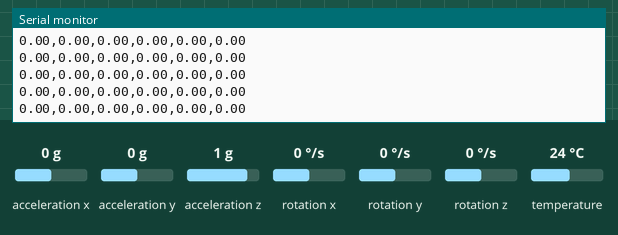
Bench run of a sketch on a simulated ESP32. Shown: the last lines printed to the serial monitor. The test bench sets the inputs (shaded band); at power-on: acceleration x 0 g, acceleration y 0 g, acceleration z 1 g, rotation x 0 °/s, rotation y 0 °/s, rotation z 0 °/s, temperature 24 °C.

Above: at 1.2 s.
1.3 s: acceleration x set to -1.4 g
At 2.4 s:
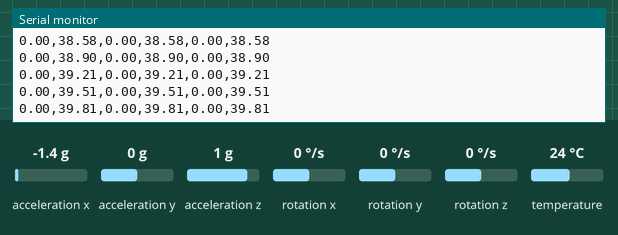
2.8 s: acceleration y set to -1.4 g
At 3.6 s:
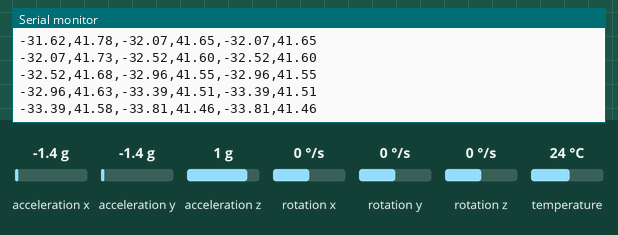
4.3 s: acceleration z set to -1.4 g
At 4.9 s:
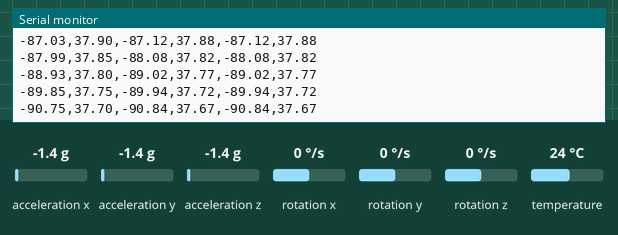
5.8 s: acceleration y set to 0.8 g
At 6.9 s:
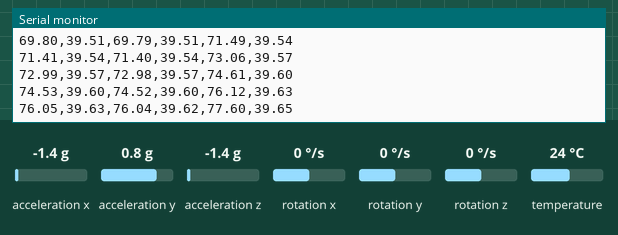
8.8 s: rotation x set to -192 °/s
At 9.5 s:
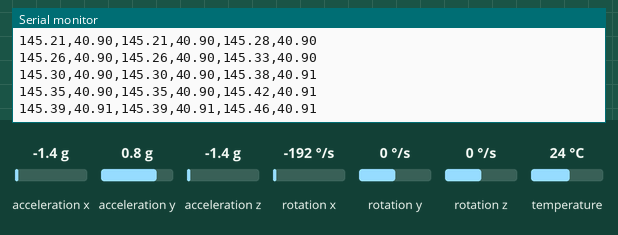
Timing chart, 0 to 11.3 s (numbered marks = the images above; inputs shaded):
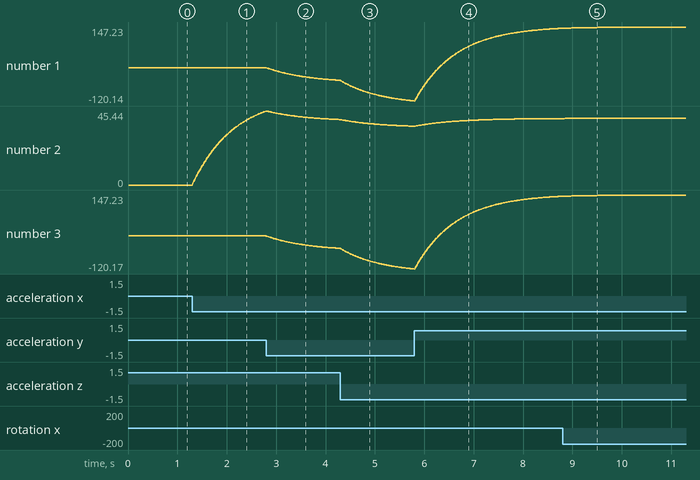

The sketch:

3imu_test.ino
```cpp
/*
 * 專案：3x MPU-6050 IMU 讀取器 (使用雙 I2C 匯流排) - V6 錯字修正版
 * 函式庫: Adafruit_MPU6050, Adafruit_Unified_Sensor, Adafruit_BusIO
 * * 接線: (保持不變)
 * I2C 匯流排 #1 (Wire @ GPIO 21, 22)
 * - IMU 1: SCL=22, SDA=21, AD0=GND (位址 0x68)
 * - IMU 2: SCL=22, SDA=21, AD0=VCC (位址 0x69)
 *
 * I2C 匯流排 #2 (Wire1 @ GPIO 18, 19)
 * - IMU 3: SCL=19, SDA=18, AD0=GND (位址 0x68)
 */

#include <Wire.h>
#include <Adafruit_MPU6050.h>
#include <Adafruit_Sensor.h>

// --- 宣告 3 個 MPU 物件 ---
Adafruit_MPU6050 mpu1;
Adafruit_MPU6050 mpu2;
Adafruit_MPU6050 mpu3;

// (ESP32 函式庫已定義 'Wire1', 我們不需重複定義)

// --- 互補濾波器 變數 ---
float pitch1 = 0, roll1 = 0;
float pitch2 = 0, roll2 = 0;
float pitch3 = 0, roll3 = 0;
unsigned long timer;
float dt; // 時間差

// 一個輔助函式，用來初始化 IMU
void setupMPU(Adafruit_MPU6050 &mpu, const char* name) {
  Serial.printf("正在初始化 %s ... ", name);
  // (設定範圍)
  mpu.setAccelerometerRange(MPU6050_RANGE_8_G);
  mpu.setGyroRange(MPU6050_RANGE_500_DEG);

  // *********** 錯誤修正 V6 ***********
  // 'MPU650_BAND_21_HZ' -> 'MPU6050_BAND_21_HZ'
  mpu.setFilterBandwidth(MPU6050_BAND_21_HZ);
  // ********************************

  Serial.println("完成.");
}

// 一個輔助函式，用來計算角度
void updateAngles(Adafruit_MPU6050 &mpu, float &pitch, float &roll) {
  sensors_event_t a, g, temp;
  mpu.getEvent(&a, &g, &temp); // 讀取原始數據

  // --- 互補濾波器數學 ---
  float acc_pitch = atan2(-a.acceleration.x, sqrt(a.acceleration.y * a.acceleration.y + a.acceleration.z * a.acceleration.z)) * 180.0 / M_PI;
  float acc_roll = atan2(a.acceleration.y, a.acceleration.z) * 180.0 / M_PI;

  float gyro_pitch = pitch + g.gyro.y * dt;
  float gyro_roll = roll + g.gyro.x * dt;

  pitch = 0.98 * gyro_pitch + 0.02 * acc_pitch;
  roll = 0.98 * gyro_roll + 0.02 * acc_roll;
}


void setup() {
  Serial.begin(115200);
  while (!Serial) { delay(10); }

  // --- 初始化 I2C #1 (SDA=21, SCL=22) ---
  Wire.begin(21, 22);
  Wire.setClock(400000);

  // --- 初始化 I2C #2 (SDA=18, SCL=19) ---
  Wire1.begin(18, 19);
  Wire1.setClock(400000);

  Serial.println("Adafruit MPU6050 3顆 IMU 測試 (V6)");

  // --- 啟動 IMU 1 ---
  if (!mpu1.begin(0x68, &Wire)) {
    Serial.println("錯誤: 找不到 IMU 1 (位址 0x68 @ Wire)");
    while (1) { delay(10); }
  }
  setupMPU(mpu1, "IMU 1");

  // --- 啟動 IMU 2 ---
  if (!mpu2.begin(0x69, &Wire)) {
    Serial.println("錯誤: 找不到 IMU 2 (位址 0x69 @ Wire)");
    while (1) { delay(10); }
  }
  setupMPU(mpu2, "IMU 2");

  // --- 啟動 IMU 3 ---
  if (!mpu3.begin(0x68, &Wire1)) {
    Serial.println("錯誤: 找不到 IMU 3 (位址 0x68 @ Wire1)");
    while (1) { delay(10); }
  }
  setupMPU(mpu3, "IMU 3");

  Serial.println("所有 IMU 準備就緒！");
  timer = millis(); // 初始化計時器
}

void loop() {
  // --- 計算時間差 (dt) ---
  dt = (float)(millis() - timer) / 1000.0;
  timer = millis();

  // --- 更新 3 顆 IMU 的角度 ---
  updateAngles(mpu1, pitch1, roll1);
  updateAngles(mpu2, pitch2, roll2);
  updateAngles(mpu3, pitch3, roll3);

  /*
   * 傳送資料到電腦
   * 格式: Roll_1,Pitch_1,Roll_2,Pitch_2,Roll_3,Pitch_3
   */

  // IMU 1
  Serial.print(roll1);
  Serial.print(",");
  Serial.print(pitch1);
  Serial.print(",");

  // IMU 2
  Serial.print(roll2);
  Serial.print(",");
  Serial.print(pitch2);
  Serial.print(",");

  // IMU 3
  Serial.print(roll3);
  Serial.print(",");
  Serial.println(pitch3); // 結尾換行

  delay(10); // 控制更新率
}
```

Measured:
- after the input at 1.3 s, the serial monitor: prints a new line at once (image 1)
- plotted number 2: 0 → 45.26 after the input at 1.3 s
